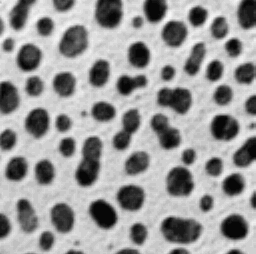
#> input picture materials/data/blobs.tif, 256 x 254 px, given in place of mitosis.tif, which was not available; the run also reads 2 pictures not shown here
$ jupyter execute --allow-errors E05_image_analysis.ipynb   (text cells are left out)
#> lines starting #> are read from the running program, lines starting #| are printed output that depends on the picture; after the words box and inside, x2 and y2 are one past the last pixel; in counts of white or black regions, pixels touching at a corner belong together; pictures that were not available may be replaced by others from this repository, and a replacement may not be noted
[cell 1]
# Remember, first we need to import packages
import imageio.v3 as iio
import numpy as np


# Define a path to image
image_location = r'../data/mitosis.tif'

# Read image metadata (if available)
#> (the rest of this cell did not finish here and is left out)

[cell 2]
# Note about file paths

# Absolute path: full address on the filesystem
absolute_path = "C:/Users/Username/Documents/demo_cells_image.tif"
print("Absolute path:", absolute_path)

# Relative path: relative to where your Python script / notebook is running
# Special relative markers:
#   .  = current directory
#   .. = parent directory (one level up)
relative_path = "../data/demo_cells_image.tif"
print("Relative path:", relative_path)

# Raw string (r"..."): avoids interpreting backslashes as escape sequences
raw_path = r"C:\Users\Username\Documents\demo_cells_image.tif"
print("Raw string path:", raw_path)

# We will discuss more about dedicated libraries during batch processing

[cell 3]
# Read image data
image_stack = iio.imread(image_location)
#> image_stack is the input picture: shape (254, 256); min 8, max 248, mean 103.3

# Inspect image dimensions
print("The full data is a NumPy array with the following properties:")
print(f"Object type: {type(image_stack)}")
#| Object type: <class 'numpy.ndarray'>
print(f"Data type: {image_stack.dtype}")
#| Data type: uint8
print(f"Dimensions: {image_stack.ndim}")
#| Dimensions: 2
print(f"Shape: {image_stack.shape}") # TZCYX
#| Shape: (254, 256)

[cell 4]
# Plot single slice
import matplotlib.pyplot as plt

#> (the rest of this cell did not finish here and is left out)

[cell 5]
# Browse a stack
import stackview # Interactive image stack viewing in jupyter notebooks
print(stackview.__version__)

stackview.slice(image_stack) # we need version > 0.10 to use this
#> (this line was passed over: stackview is not available in this run)

#> (a cell that did not finish here is left out)

[cell 7]
# stackview.insight() function provides a quick overview of the intensity distribution
# but it does so for the whole array
stackview.insight(image_stack)
#> (this line was passed over: stackview is not available in this run)

#> (a cell that did not finish here is left out)

#> (a cell that did not finish here is left out)

[cell 10]
# Lets read a new image

image = iio.imread('../data/nuclei_stack1.tif')

print(image.shape)
#| (5, 400, 400)

stackview.slice(image)
#> (this line was passed over: stackview is not available in this run)

[cell 11]
# Image cropping
# Can be done simply by slicing array

crop_area1 = image[:,520:,420:]
#> crop_area1 = empty array
print(crop_area1.shape)
#| (5, 0, 0)

stackview.slice(crop_area1, zoom_factor=3)
#> (this line was passed over: stackview is not available in this run)

[cell 12]
# Projections
# We can collapse one axis (e.g., z-axis in a 3D stack) using functions (sum, mean, max, min, ...)

# Examples - for convenience we will put it to a dictionary
projections = {
    "Max": np.max(image, axis=0),
    "Min": np.min(image, axis=0),
    "Mean": np.mean(image, axis=0),
    "Sum": np.sum(image, axis=0),
}


print(image.shape)
#| (5, 400, 400)
print(projections['Max'].shape)
#| (400, 400)

[cell 13]
# Plot images
fig, axes = plt.subplots(1, len(projections), figsize=(20, 5))
for index, ax in enumerate(axes):
    ax.imshow(list(projections.values())[index], cmap='gray') # set vmax to unify colorscale
    ax.set_title(f"{list(projections.keys())[index]} Projection")
    ax.axis('off')
#> this loop made 4 passes
plt.show()

[cell 14]
image_path = '../data/mouse_SC_single.tif'

# Your code here

[cell 15]
# Transformation module
from skimage import transform

dir(transform)

[cell 16]
# Rotation

# Select a 2D projection for demonstration
max_proj = projections['Max']

# Some rotations are possible directly in numpy - no interpolations needed
rotated_90 = np.rot90(max_proj, k=1) # you can use numpy for 90 degrees multiples

# Specialized library is needed for arbitrary angles - Uses interpolation to compute pixel values at rotated positions
rotated_45 = transform.rotate(max_proj, angle=45, resize=True) # or skimage transform functions (allows interpolation)


# Plot images
fig, axes = plt.subplots(1, 3, figsize=(15, 5))
axes[0].imshow(max_proj, cmap='gray')
axes[0].set_title('Original')

axes[1].imshow(rotated_90, cmap='gray')
axes[1].set_title('Rotated 90°')

axes[2].imshow(rotated_45, cmap='gray')
axes[2].set_title('Rotated 45°')

for ax in axes:
    ax.axis('off')

plt.show()

[cell 17]
# Rescale (resize)
from skimage.measure import block_reduce

down_scaled = transform.rescale(max_proj, scale=0.25, preserve_range=True)
binned = block_reduce(max_proj, block_size=(4,4), func=np.sum)

[cell 18]
# Plot images
fig, axes = plt.subplots(1, 3, figsize=(20, 5))

im0 = axes[0].imshow(max_proj, cmap='gray')
axes[0].set_title('Original')
fig.colorbar(im0, ax=axes[0], fraction=0.045)

im1 = axes[1].imshow(down_scaled, cmap='gray')
axes[1].set_title('Down-scaled')
fig.colorbar(im1, ax=axes[1], fraction=0.045)

im2 = axes[2].imshow(binned, cmap='gray')
axes[2].set_title('Binned-sum')
fig.colorbar(im2, ax=axes[2], fraction=0.045)

plt.show()

[cell 19]
# We will define a convenient helper function for plotting side by side pair of images

def plot_comparison(original, modified, modified_title=None, cmap='gray'):
    fig, (ax1, ax2) = plt.subplots(ncols=2, figsize=(10, 5))
    ax1.imshow(original, cmap=cmap); ax1.set_title('Original')
    ax2.imshow(modified, cmap=cmap); ax2.set_title(modified_title)
    plt.show()

[cell 20]
# Apply filters
from skimage import filters

image_frame = image[0, :, :]

# Apply a Gaussian filter to nuclei.
# 'sigma' controls the amount of smoothing
blurred_image = filters.gaussian(image_frame, sigma=1.0)

plot_comparison(image_frame, blurred_image, "After Gaussian Blur")

[cell 21]
# Apply rank filters

# Apply a Median filter to nuclei.
median_filtered_image = filters.rank.median(image_frame)

plot_comparison(image_frame, median_filtered_image, "Median filter")

[cell 22]
# Your code here...

[cell 23]
# Segmentation

# Use Otsu's method to find the optimal threshold value.
otsu_threshold = filters.threshold_otsu(image_frame)
#> otsu_threshold = 5599
print(f"The automatically determined Otsu threshold is: {otsu_threshold}")
#| The automatically determined Otsu threshold is: 5599

# Apply the threshold to create the binary mask.
mask = image_frame > otsu_threshold
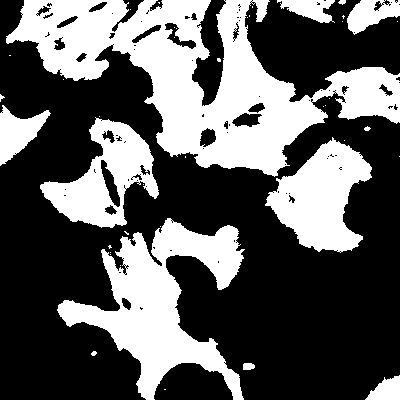
#> mask: shape (400, 400) bool; 36.8% white; 42 white regions (30 under 20 px), largest, box (x1, y1, x2, y2) and area: (6, 0, 400, 177) 28244, (57, 218, 245, 400) 13670, (265, 137, 372, 253) 6888

plot_comparison(image_frame, mask, "Otsu's Threshold Applied")

[cell 24]
# Use filtered image as input

otsu_threshold = filters.threshold_otsu(blurred_image)
#> otsu_threshold = 0.0841
mask = blurred_image > otsu_threshold
#> mask: shape (400, 400) bool; 37.8% white; 17 white regions (5 under 20 px), largest, box (x1, y1, x2, y2) and area: (6, 0, 400, 177) 29072, (57, 218, 244, 400) 13965, (266, 139, 372, 252) 7035

plot_comparison(blurred_image, mask, "Otsu's Threshold Applied")

[cell 25]
# Post processing of binary mask
from scipy import ndimage as ndi
from skimage import morphology

mask_filled = ndi.binary_fill_holes(mask) # Fill holes
#> mask_filled: shape (400, 400) bool; 39% white; 17 white regions (5 under 20 px), largest, box (x1, y1, x2, y2) and area: (6, 0, 400, 177) 30359, (57, 218, 244, 400) 14065, (266, 139, 372, 252) 7044
mask_opened = morphology.opening(mask_filled, morphology.disk(3)) # Opening
#> mask_opened: shape (400, 400) bool; 38.7% white; 11 white regions, largest, box (x1, y1, x2, y2) and area: (6, 0, 327, 176) 26968, (57, 218, 244, 400) 13996, (266, 139, 372, 252) 7016
mask_cleaned = morphology.remove_small_objects(mask_opened, min_size=100) # Remove small objects (noise)

[cell 26]
plot_comparison(mask, mask_cleaned, 'cleaned mask')

[cell 27]
# Connected components labeling
from skimage import measure

labels = measure.label(mask_cleaned)
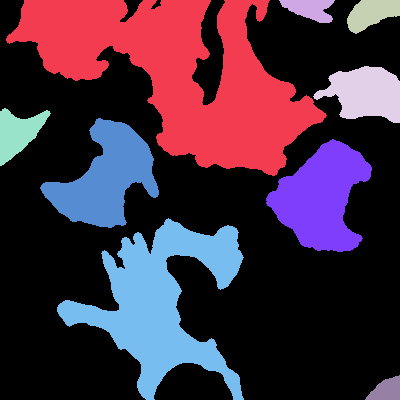
#> labels: shape (400, 400) int32; 10 distinct labels, from 0 to 9; one colour per label, 0 black

print(f"Found {labels.max()} objects after cleaning and labeling.")
#| Found 9 objects after cleaning and labeling.

plot_comparison(mask_cleaned, labels, 'Labels', cmap='nipy_spectral')

[cell 28]
# Apply watershed in python
from skimage import segmentation
from scipy import ndimage as ndi
from skimage.feature import peak_local_max

# Do distance transformation of our binary mask
distance = ndi.distance_transform_edt(mask_cleaned)
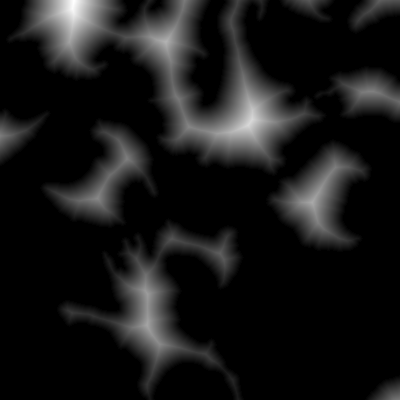
#> distance: shape (400, 400) float64; min 0, max 50, mean 4.6; drawn with min black and max white

# Extract markers (peaks)
coords = peak_local_max(distance, min_distance=20, labels=mask_cleaned) # this is a list of coordinates
#> coords = 17 rows, first 8: [120, 251], [20, 73], [41, 166], [202, 312], [325, 147], [294, 147], [198, 97], [91, 368]

# We need to create an empty image and substitute pixels at marker positions with unique values
markers = np.zeros_like(distance, dtype=int)
for i in range(len(coords)):
    markers[coords[i, 0], coords[i, 1]] = i + 1
#> this loop made 17 passes
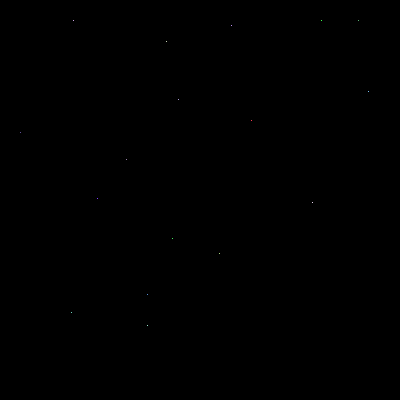
#> markers: shape (400, 400) int64; 18 distinct labels, from 0 to 17; one colour per label, 0 black

# Watershed method on negative distance transform with provided markers
labels_watershed = segmentation.watershed(-distance, markers, mask=mask_cleaned)
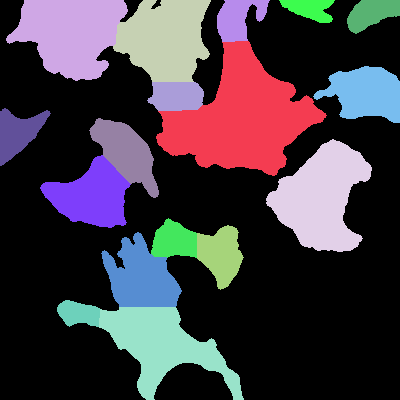
#> labels_watershed: shape (400, 400) int64; 18 distinct labels, from 0 to 17; one colour per label, 0 black

# Plot results
plot_comparison(labels, labels_watershed, 'Watershed', cmap = 'nipy_spectral')

[cell 29]
# Lets visualize the steps as a stack

# Dilate markers to make them easier to see
dilatated_binary_markers = morphology.dilation(markers)>0
#> dilatated_binary_markers: shape (400, 400) bool; 0.05% white in thin lines or dots, all inside (x1, y1, x2, y2) = (19, 19, 370, 327)

# Define list of wanted images
steps = [mask_cleaned, distance, dilatated_binary_markers, labels_watershed]

# Concatenate images into a stack
processing_stack = np.stack(steps, axis = 0)

# View
stackview.slice(processing_stack)
#> (this line was passed over: stackview is not available in this run)

[cell 30]
# Plot as overlay
# multiple options (napari, matplotlib with alpha, sepcialized packages - label2rgb or stackview)
stackview.blend(image_frame, labels_watershed)
#> (this line was passed over: stackview is not available in this run)

[cell 31]
image_path = '../data/BPAE.tif'

# Your code here...

[cell 32]
# Tilde operator
mask = np.array([True, False, True])
inverted_mask = ~mask
inverted_mask

[cell 33]
# Use-case

cell_mask = iio.imread('../data/BPAE_actin_mask.tif')
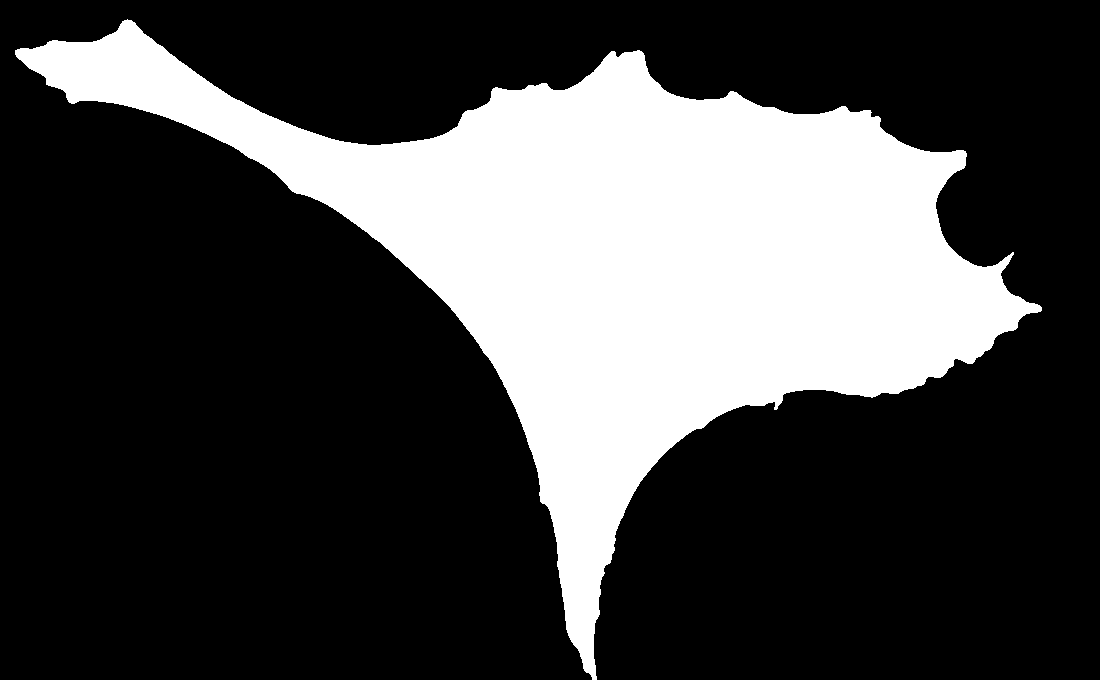
#> input picture materials/data/BPAE_actin_mask.tif, 1100 x 680 px
#> cell_mask: shape (680, 1100); 27.3% white; 1 white region, box (x1, y1, x2, y2) and area: (15, 19, 1042, 680) 204296
background_mask = ~cell_mask

plot_comparison(cell_mask, background_mask, 'background')

[cell 34]
# Read segmentation of mitochondria
mito_labels = iio.imread('../data/BPAE_mito_lbl.tif')
#> mito_labels: shape (680, 1100) uint16; min 0, max 86, mean 1.5
mito_mask = (mito_labels > 1) # convert to boolean array
#> mito_mask: shape (680, 1100) bool; 3.5% white; 85 white regions (4 under 20 px), largest, box (x1, y1, x2, y2) and area: (496, 320, 572, 412) 1592, (491, 228, 553, 290) 1539, (464, 159, 547, 209) 1246

# Read nuclei masks
nuclei_mask = iio.imread('../data/BPAE_nuclei_mask.tif')
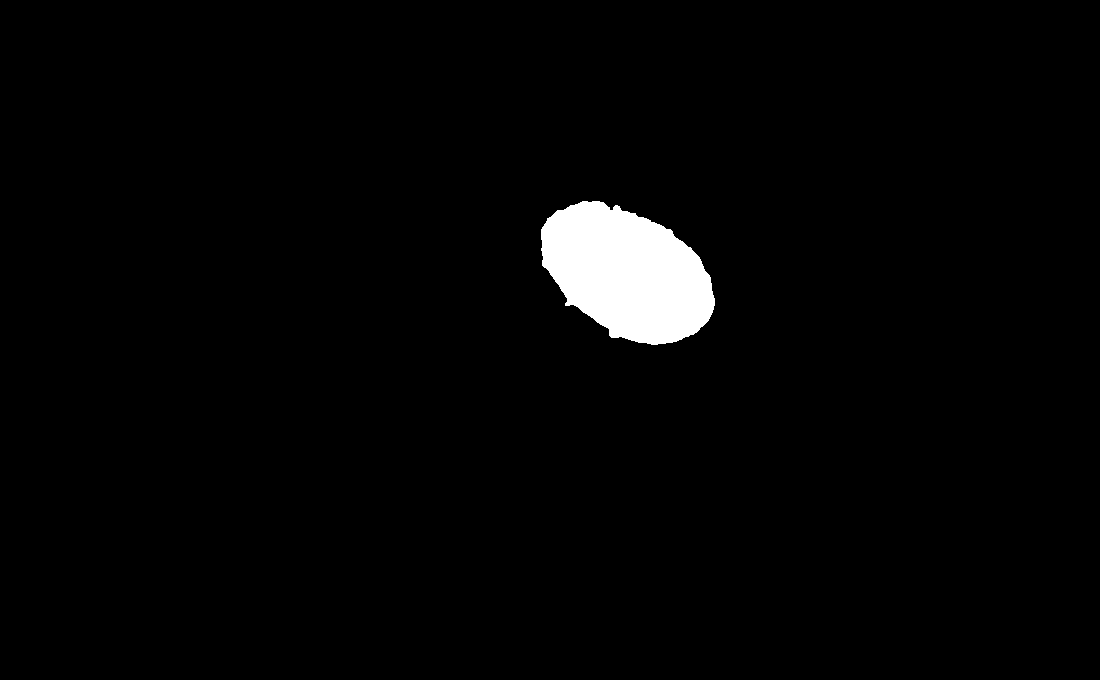
#> input picture materials/data/BPAE_nuclei_mask.tif, 1100 x 680 px
#> nuclei_mask: shape (680, 1100); 2.3% white; 1 white region, box (x1, y1, x2, y2) and area: (541, 201, 715, 345) 17522

# Logical operations to extract cytoplasm region
cytoplasm_mask = cell_mask & ~nuclei_mask & ~mito_mask
#> cytoplasm_mask: shape (680, 1100); values 0 (black) and 1 (white), 21.6% white; 6 white regions (3 under 20 px), largest, box (x1, y1, x2, y2) and area: (15, 19, 1042, 680) 161476, (667, 358, 680, 364) 45, (738, 183, 745, 187) 21

[cell 35]
# Plot masks

# List of images and titles
images = [cell_mask, mito_mask, nuclei_mask, cytoplasm_mask]
titles = ['Cell mask', 'Mitochondria', 'Nuclei', 'Cytoplasm']

# Create subplots
fig, axes = plt.subplots(1, 4, figsize=(20, 5))

for ax, img, title in zip(axes, images, titles):
    ax.imshow(img, cmap='gray')
    ax.set_title(title)
    ax.axis('off')
#> this loop made 4 passes
#> title on passes 1 to 4: 'Cell mask', 'Mitochondria', 'Nuclei', 'Cytoplasm'

plt.tight_layout()
plt.show()

[cell 36]
# Measurements

# We specify which properties we want to measure for each object.
properties_to_measure = ('label', 'area', 'mean_intensity', 'perimeter', 'eccentricity')

# regionprops_table uses our `labels` image and the original `nuclei_image`
props_dict = measure.regionprops_table(
    labels_watershed,
    intensity_image=image_frame,
    properties=properties_to_measure
)
#> props_dict = 5 items

props_dict

[cell 37]
# Convert the dictionary of results into a Pandas DataFrame
import pandas as pd

image_df = pd.DataFrame(props_dict)
#> image_df = table of 17 rows and 5 columns

image_df.head(5) # show first 5 rows of a table
#> Out = table of 5 rows and 5 columns

[cell 38]
# Load one image
input_image = iio.imread('../data/noisy_cells.tif')
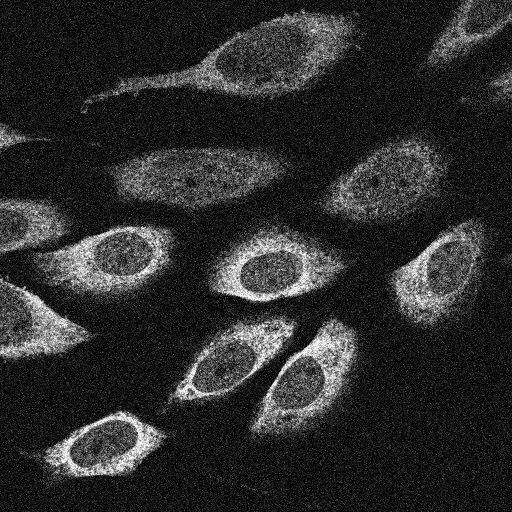
#> input picture materials/data/noisy_cells.tif, 512 x 512 px
#> input_image is the input picture: shape (512, 512); min 0, max 255, mean 43.8

# Define list of sigma values for Gaussian blur
start = 1
stop = 12
step = 2
sigma_values = list(range(start, stop, step))

# Apply Gaussian filter with different sigmas
blurred_images = []
for sigma in sigma_values:
    blurred = filters.gaussian(input_image, sigma=sigma)
    blurred_images.append(blurred)
#> after the loop, blurred_images = 6 items

# Alternative: list comprehension
# blurred_images = [filters.gaussian(image, sigma=s) for s in sigma_values]

[cell 39]
# Plot results side by side
scale = len(sigma_values)
fig, axes = plt.subplots(1, scale, figsize=(5*scale, 5))

# zip() is a built-in Python function
# it lets you iterate over multiple sequences (lists, tuples...) in parallel
for ax, s, img in zip(axes, sigma_values, blurred_images):
    ax.imshow(img, cmap="gray")
    ax.set_title(f"σ = {s}")
    ax.axis("off")
#> this loop made 6 passes
#> s on passes 1 to 6: 1, 3, 5, 7, 9, 11

plt.suptitle("Effect of Gaussian Blur with Different σ", fontsize=16)
plt.show()

[cell 40]
numbers = [1,2,3,4]
dictionary = {
    'dogs': 2,
    'cats': 9,
    'sloths': 11,
    'spiders': 999

}

# Work with me to use zip

[cell 41]
# Your code here...

[cell 42]
# By the way, skimage has a function to try several thresholds

filters.try_all_threshold(input_image, figsize=(8, 5), verbose=False)
plt.tight_layout()

[cell 43]
# Build full workflow - from image to table

def analyze_slice(image_array, slice_index = 0):
    '''
    Perform basic segmentation on a 2D image.
    Return object measurements and label image.
    '''
    filtered_array = filters.gaussian(image_array, sigma=3) # Apply Gaussian smoothing
    threshold_value = filters.threshold_otsu(filtered_array) # Apply Otsu threshold
    mask = filtered_array > threshold_value # Create binary mask
    processed_mask = ndi.binary_fill_holes(mask) # Fill holes
    mask_cleaned = morphology.remove_small_objects(processed_mask, min_size=100) # Remove small objects
    label_image = measure.label(mask_cleaned) # Segment instances of objects
    props_dict = measure.regionprops_table(label_image, intensity_image=image_array, # Measure parameters
                                           properties=('label', 'area', 'mean_intensity'))
    props_dict['slice'] = slice_index # Add the slice index to properties dictionary
    results_df = pd.DataFrame(props_dict) # Convert properties dictionary to a DataFrame
    return results_df, label_image # Return DataFrame and label image

[cell 44]
# We will run our function on single slice and validate results

image_3d = iio.imread('../data/nuclei_stack1.tif')

print(image_3d.shape)
#| (5, 400, 400)

#> (a cell that did not finish here is left out)

#> (a cell that did not finish here is left out)

[cell 47]
# Now we can use our function in a loop to easily process all slices

# get number of slices in our image
n_slices = image_3d.shape[0]
#> n_slices = 5

# initialize empty variables for storing outputs
new_df = pd.DataFrame() # empty DataFrame
labels = [] # empty list

# run loop
for index in range(n_slices):
    # Print progress
    print('Processing slice:', index)

    # Analyze one slice
    result_df, result_labels = analyze_slice(image_3d[index,:,:], index)

    # Append results to a DataFrame
    new_df = pd.concat([new_df, result_df], ignore_index=True)

    # Store labels in a list for later use
    labels.append(result_labels)
#> this loop made 5 passes
#> (threshold_value in analyze_slice, result_df, new_df) on passes 2 to 5: (0.0457, table of 14 rows and 4 columns, table of 21 rows and 4 columns), (0.0423, table of 14 rows and 4 columns, table of 35 rows and 4 columns), (0.043, table of 15 rows and 4 columns, table of 50 rows and 4 columns), (0.0231, table of 15 rows and 4 columns, table of 65 rows and 4 columns)
#> (threshold_value in analyze_slice, new_df) on pass 1: (0.0825, table of 7 rows and 4 columns)
#> pass 1, in analyze_slice, `filtered_array = filters.gaussian(image_array, sigma=3)`:
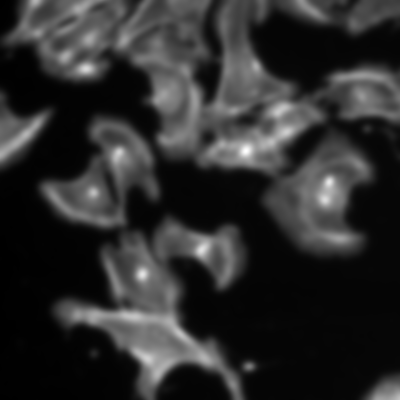
#> filtered_array: shape (400, 400) float64; min 0.0363, max 0.253, mean 0.0751; drawn with min black and max white
#> pass 1, in analyze_slice, `mask = filtered_array > threshold_value`:
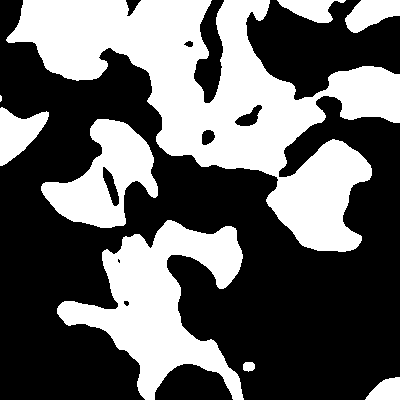
#> mask: shape (400, 400) bool; 39.4% white; 9 white regions (1 under 20 px), largest, box (x1, y1, x2, y2) and area: (6, 0, 400, 252) 37766, (57, 220, 244, 400) 14596, (41, 119, 158, 228) 6346
#> after the loop, labels = 5 items

print('Finished!')

[cell 48]
# Show DataFrame
new_df
#> Out = table of 65 rows and 4 columns

[cell 49]
# View stack of labels
labels_stack = np.stack(labels)
stackview.slice(labels_stack)
#> (this line was passed over: stackview is not available in this run)
